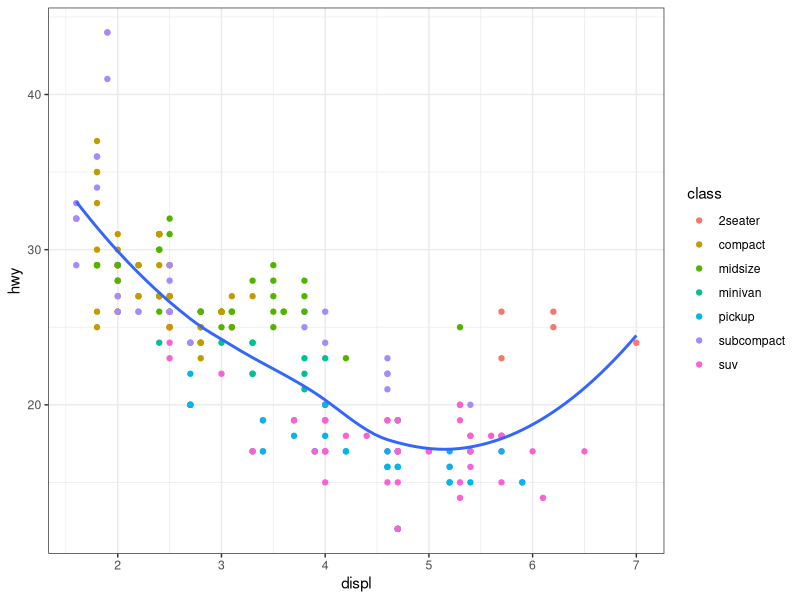

The R script that drew this image:
## ---- chunk 1
knitr::opts_chunk$set(echo = TRUE)
## ---- chunk 2
library(ggplot2)
ggplot(mpg, aes(displ, hwy)) +
  geom_point(aes(color = class)) +
  geom_smooth(se = FALSE) +
  theme_bw()
